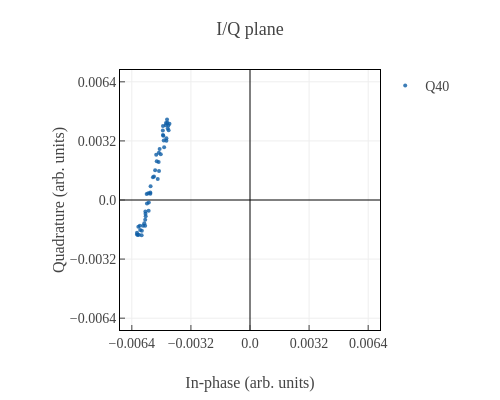
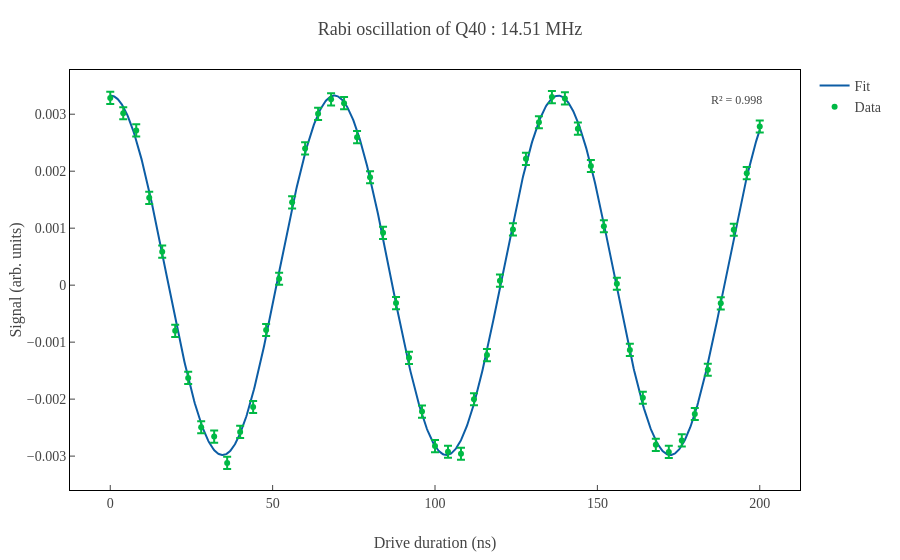
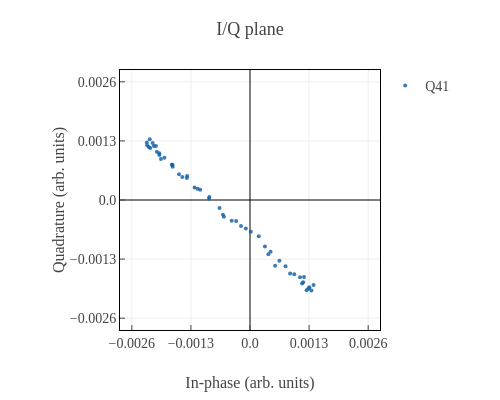
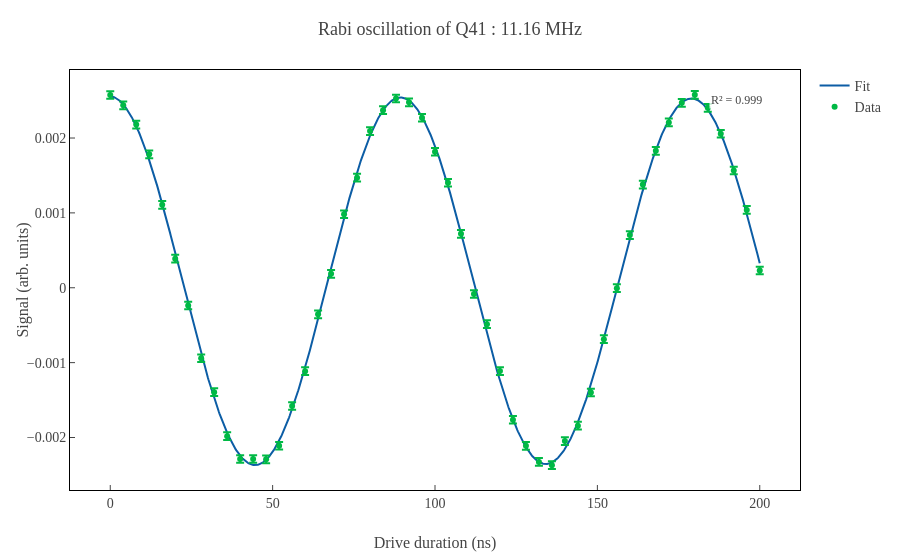

Source (notebook cell) for these figures, in order:
### Code cell
result_rabi = ex.obtain_rabi_params()
